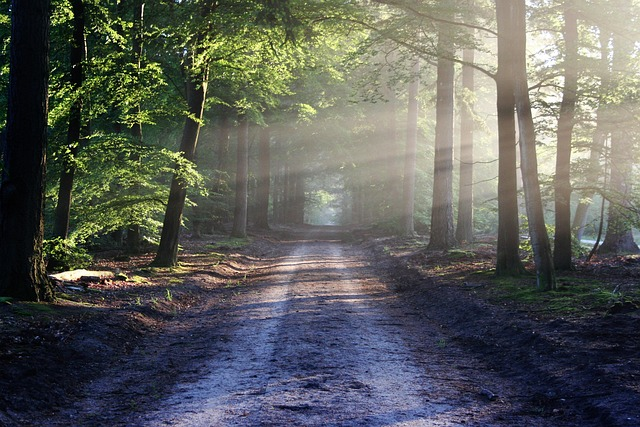
#> input picture MODULE 18/images/example_image.jpg, 640 x 427 px, found by its file name
$ python shifting.py
#> lines starting #> are read from the running program, lines starting #| are printed output that depends on the picture
import cv2
import numpy as np

img = cv2.imread(r"C:\Users\Abhishek Thakur\OneDrive\Documents\GitHub\Tute-Dude-advaced-python-course\MODULE 18\images\example_image.jpg")
#> img is the input picture: shape (427, 640, 3); mean B, G, R 90.5, 94.6, 92.2

column = img.shape[1]
#> column = 640
row = img.shape[0]
#> row = 427

s = np.float32([(1, 0, 150), (0,1,170)])

shifted = cv2.warpAffine(img, s, (column, row))
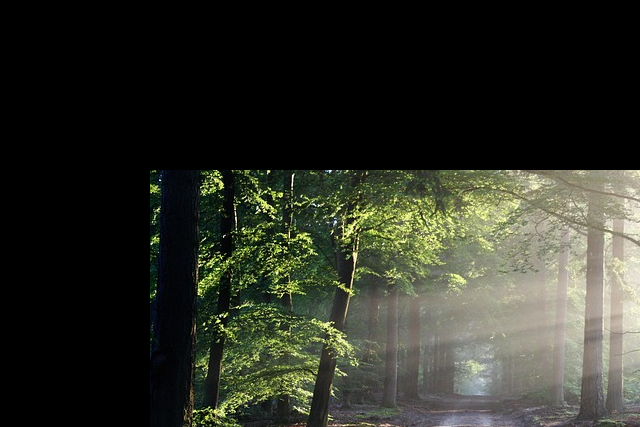
#> shifted: shape (427, 640, 3); mean B, G, R 39, 48.6, 46.3

cv2.imshow("Image", img)

cv2.imshow("Shifting Image",shifted)

cv2.waitKey(0)
cv2.destroyAllWindows()

$ run again, with MODULE 18/images/bird_image.jpg copied over MODULE 18/images/example_image.jpg
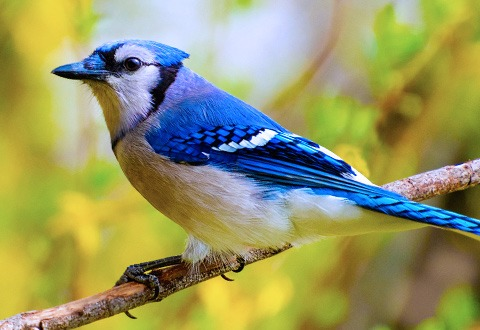
#> input picture MODULE 18/images/bird_image.jpg, 480 x 330 px, found by its file name
#> img is the input picture: shape (330, 480, 3); mean B, G, R 101, 151.5, 150.6
#> `shifted = cv2.warpAffine(img, s, (column, row))`:
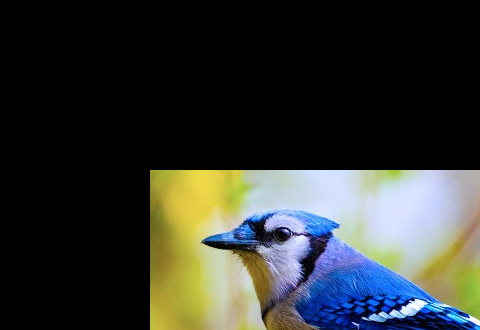
#> shifted: shape (330, 480, 3); mean B, G, R 49.6, 53.4, 50.1
